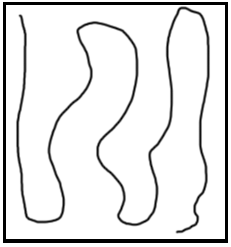
#> input picture maze_curvy.png, 231 x 247 px
$ python ImgGenerator.py   (older library calls are emulated)
#> lines starting #> are read from the running program, lines starting #| are printed output that depends on the picture; after the words box and inside, x2 and y2 are one past the last pixel; in counts of white or black regions, pixels touching at a corner belong together
### MazeConverter.py
import numpy as np
from PIL import Image

def convert2binary(filename):
    # Open the maze image and converts it to greyscale
    im = Image.open(filename).convert('L')
    # Gets the dimensions
    w, h = im.size
    '''
    print("width: ", w)
    print("height: ", h)
    print("im: ", im)
    '''

    # We now have greyscale but we want every shade of grey to be 0 and white to be 1
    threshold = 128
    binary = im.point(lambda p: p > threshold)

    # Resize to be able to illustrate in terminal, can be removed when finalizing
    binary = binary.resize((w//2,h//2),Image.NEAREST)
    w, h = binary.size

    # Numpy arrays are best processed in Python
    nim = np.array(binary)

    #adds white space around the maze to simplify search for the WeldingProcessor, it therefore only has to check space in front of and under
    verticalVector = np.full(shape=h,fill_value=1,dtype=np.int).reshape(len(nim),1)
    horizontalVector = np.full(shape=w+2,fill_value=1,dtype=np.int)
    '''
    print("verticalVector: ",verticalVector)
    print("horizontalVector: ", horizontalVector)
    print("shape horizontalVector: ", horizontalVector.shape)
    print("shape verticalVector: ", verticalVector.shape)
    print("nim: ", nim)
    '''

    Img = np.block([[horizontalVector],[verticalVector,nim,verticalVector],[horizontalVector]])

    return Img

    #for illustration in terminal
    '''
    for row in range(h+2):
        for column in range(w+2):
            print(Img[row,column],end='')
        print()
    '''


#convert2binary('maze_curvy.png')
#convert2binary('maze_test.png')

### WeldingProcessor.py
from MazeConverter import convert2binary

binaryMaze = convert2binary('maze_curvy.png')
#> in convert2binary, `binary = im.point(lambda p: p > threshold)`:
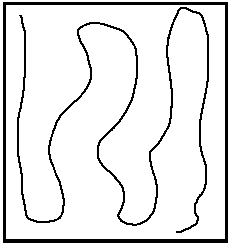
#> binary: PIL image 231x247 L; values 0 (black) and 1 (white), 90.2% white; 2 black regions, box (x1, y1, x2, y2) and area: (3, 2, 228, 243) 2979, (17, 7, 209, 233) 2604
#> in convert2binary, `binary = binary.resize((w//2,h//2),Image.NEAREST)`:
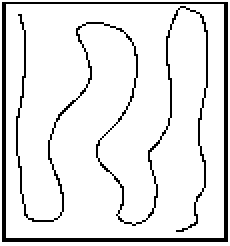
#> binary: PIL image 115x123 L (shown 2 times larger); values 0 (black) and 1 (white), 89.7% white; black in thin lines or dots
#> in convert2binary, `verticalVector = np.full(shape=h,fill_value=1,dtype=np.int).reshape(le..`: verticalVector = 123 values from 1 to 1
#> in convert2binary, `Img = np.block([[horizontalVector],[verticalVector,nim,verticalVector]..`: Img: shape (125, 117) int64; values 0 (black) and 1 (white), 90.1% white; black in thin lines or dots

def makeWeldLines(binaryMaze):

    for i in range(1,len(binaryMaze)-1):
        for j in range(1,len(binaryMaze[0])-1):
            if binaryMaze[i][j] == 1 and binaryMaze[i+1][j] == 0:
                binaryMaze[i][j] = 255
            if binaryMaze[i][j] == 1 and binaryMaze[i][j+1] == 0:
                binaryMaze[i][j] = 255
            if binaryMaze[i][j] == 0 and binaryMaze[i+1][j] == 1:
                binaryMaze[i+1][j] = 255
            if binaryMaze[i][j] == 0 and binaryMaze[i][j+1] == 1:
                binaryMaze[i][j+1] = 255
            if binaryMaze[i][j] == 0 and binaryMaze[i+1][j+1] == 1:
                binaryMaze[i+1][j+1] = 255
            if binaryMaze[i+1][j+1] == 0 and binaryMaze[i][j] == 1:
                binaryMaze[i][j] = 255
            if binaryMaze[i][j] == 0 and binaryMaze[i+1][j+1] == 1:
                binaryMaze[i+1][j+1] = 255
            if binaryMaze[i][j] == 0 and binaryMaze[i+1][j-1] == 1:
                binaryMaze[i+1][j-1] = 255
            if binaryMaze[i][j] == 0 and binaryMaze[i+1][j+1] == 1:
                binaryMaze[i+1][j+1] = 255
            if binaryMaze[i][j] == 0 and binaryMaze[i-1][j-1] == 1:
                binaryMaze[i-1][j-1] = 255
            if binaryMaze[i][j] == 0 and binaryMaze[i-1][j+1] == 1:
                binaryMaze[i-1][j+1] = 255

    '''
    for row in range(len(binaryMaze)):
        for column in range(len(binaryMaze[0])):
            print(binaryMaze[row,column],end='')
        print()
    '''


    return binaryMaze

#print(makeWeldLines(binaryMaze))

### ImgGenerator.py
#https://stackoverflow.com/questions/384759/how-to-convert-a-pil-image-into-a-numpy-array
import numpy as np
from PIL import Image
from MazeConverter import convert2binary
from WeldingProcessor import makeWeldLines

binaryMaze = convert2binary('maze_test2.png')
#> call 2 of convert2binary, with filename = 'maze_test2.png'
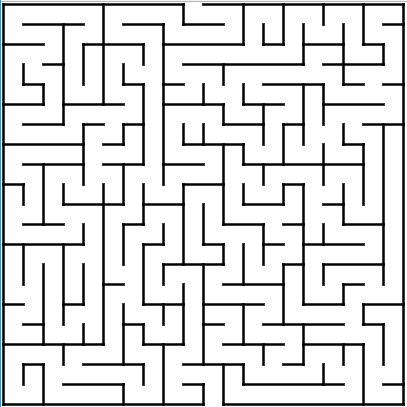
#> input picture maze_test2.png, 407 x 407 px
#> in convert2binary (call 2), `binary = im.point(lambda p: p > threshold)`: binary: PIL image 407x407 L; values 0 (black) and 1 (white), 83.8% white; 3 black regions, box (x1, y1, x2, y2) and area: (122, 3, 405, 406) 15549, (2, 3, 225, 406) 10809, (0, 0, 1, 407) 407
#> in convert2binary (call 2), `binary = binary.resize((w//2,h//2),Image.NEAREST)`:
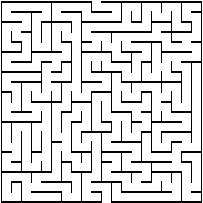
#> binary: PIL image 203x203 L; values 0 (black) and 1 (white), 84.2% white; black in thin lines or dots
#> in convert2binary (call 2), `verticalVector = np.full(shape=h,fill_value=1,dtype=np.int).reshape(le..`: verticalVector = 203 values from 1 to 1
#> in convert2binary (call 2), `Img = np.block([[horizontalVector],[verticalVector,nim,verticalVector]..`:
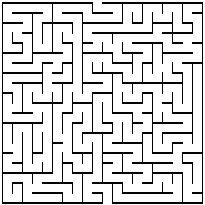
#> Img: shape (205, 205) int64; values 0 (black) and 1 (white), 84.5% white; black in thin lines or dots

def convert2Img():

    pixels = makeWeldLines(binaryMaze)
#> after the loop in makeWeldLines, `for i in range(1,len(binaryMaze)-1):`:
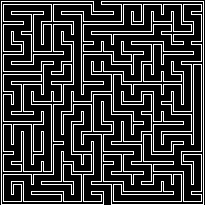
#> binaryMaze: shape (205, 205) int64; min 0, max 255, mean 54

    img = Image.fromarray(pixels,mode='CMYK')
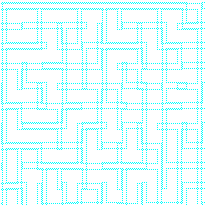
#> img: PIL image 205x205 CMYK; mean R, G, B 228, 255, 255
    img = img.save("finished_processed.jpg")

convert2Img()
